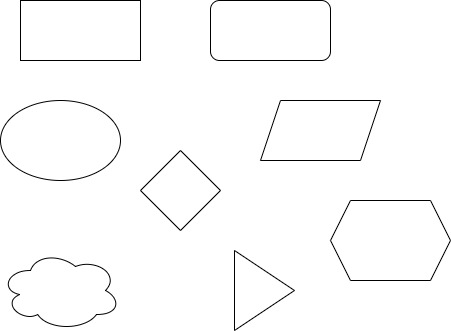
#> input picture polygon.jpg, 451 x 331 px
$ python ORB_detect.py
#> lines starting #> are read from the running program, lines starting #| are printed output that depends on the picture
import cv2

orb = cv2.ORB_create()
# 加载图像
image = cv2.imread('polygon.jpg')
#> image is the input picture: shape (331, 451, 3); min 0, max 255, mean 250.7
# 检测图像中的关键点
keypoints = orb.detect(image, None)
#> keypoints = 444 keypoints; strongest (x, y, size): (180, 153, 31), (143, 190, 31), (261, 160, 31), (379, 100, 31)
keypoints, descriptors = orb.compute(image, keypoints)
image_keypoints = cv2.drawKeypoints(image, keypoints, None, color=(255, 0, 255), flags=0)
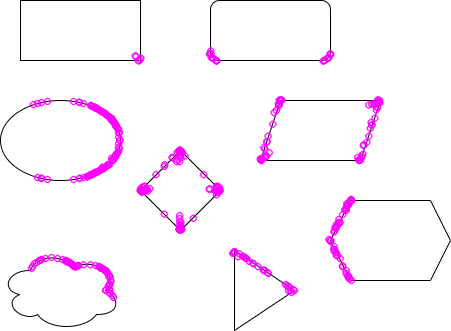
#> image_keypoints: shape (331, 451, 3); mean B, G, R 251.6, 243.7, 251.6

cv2.imshow("key points", image_keypoints)
cv2.waitKey(0)
cv2.destroyAllWindows()
